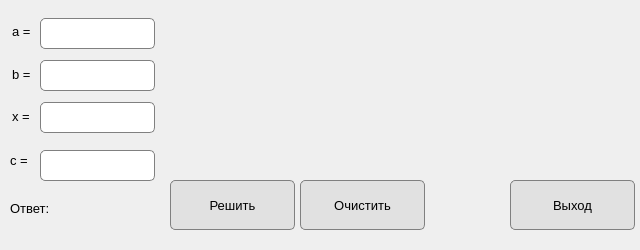
<?xml version="1.0" encoding="UTF-8"?>
<ui version="4.0">
 <class>Dialog</class>
 <widget class="QDialog" name="Dialog">
  <property name="geometry">
   <rect>
    <x>0</x>
    <y>0</y>
    <width>640</width>
    <height>250</height>
   </rect>
  </property>
  <property name="minimumSize">
   <size>
    <width>640</width>
    <height>250</height>
   </size>
  </property>
  <property name="maximumSize">
   <size>
    <width>640</width>
    <height>250</height>
   </size>
  </property>
  <property name="windowTitle">
   <string>Dialog</string>
  </property>
  <widget class="QLabel" name="label_x">
   <property name="geometry">
    <rect>
     <x>12</x>
     <y>106</y>
     <width>21</width>
     <height>20</height>
    </rect>
   </property>
   <property name="font">
    <font>
     <family>Segoe UI</family>
     <pointsize>10</pointsize>
    </font>
   </property>
   <property name="text">
    <string>x =</string>
   </property>
  </widget>
  <widget class="QLineEdit" name="lineEdit_a">
   <property name="geometry">
    <rect>
     <x>40</x>
     <y>18</y>
     <width>115</width>
     <height>31</height>
    </rect>
   </property>
   <property name="font">
    <font>
     <family>Segoe UI</family>
     <pointsize>10</pointsize>
    </font>
   </property>
   <property name="styleSheet">
    <string notr="true">border: 1px solid gray;
                    border-radius: 5px;
                </string>
   </property>
  </widget>
  <widget class="QLabel" name="label_b">
   <property name="geometry">
    <rect>
     <x>12</x>
     <y>64</y>
     <width>21</width>
     <height>20</height>
    </rect>
   </property>
   <property name="font">
    <font>
     <family>Segoe UI</family>
     <pointsize>10</pointsize>
    </font>
   </property>
   <property name="text">
    <string>b =</string>
   </property>
  </widget>
  <widget class="QLineEdit" name="lineEdit_b">
   <property name="geometry">
    <rect>
     <x>40</x>
     <y>60</y>
     <width>115</width>
     <height>31</height>
    </rect>
   </property>
   <property name="font">
    <font>
     <family>Segoe UI</family>
     <pointsize>10</pointsize>
    </font>
   </property>
   <property name="styleSheet">
    <string notr="true">border: 1px solid gray;
                    border-radius: 5px;
                </string>
   </property>
  </widget>
  <widget class="QPushButton" name="btn_solve">
   <property name="geometry">
    <rect>
     <x>170</x>
     <y>180</y>
     <width>125</width>
     <height>50</height>
    </rect>
   </property>
   <property name="font">
    <font>
     <family>Segoe UI</family>
     <pointsize>10</pointsize>
    </font>
   </property>
   <property name="styleSheet">
    <string notr="true">border: 1px solid gray;
                    border-radius: 5px;
                    background: #e1e1e1;
                </string>
   </property>
   <property name="text">
    <string>Решить</string>
   </property>
  </widget>
  <widget class="QPushButton" name="btn_clear">
   <property name="geometry">
    <rect>
     <x>300</x>
     <y>180</y>
     <width>125</width>
     <height>50</height>
    </rect>
   </property>
   <property name="font">
    <font>
     <family>Segoe UI</family>
     <pointsize>10</pointsize>
    </font>
   </property>
   <property name="styleSheet">
    <string notr="true">border: 1px solid gray;
                    border-radius: 5px;
                    background: #e1e1e1;
                </string>
   </property>
   <property name="text">
    <string>Очистить</string>
   </property>
  </widget>
  <widget class="QLabel" name="label_a">
   <property name="geometry">
    <rect>
     <x>12</x>
     <y>21</y>
     <width>21</width>
     <height>20</height>
    </rect>
   </property>
   <property name="font">
    <font>
     <family>Segoe UI</family>
     <pointsize>10</pointsize>
    </font>
   </property>
   <property name="text">
    <string>a =</string>
   </property>
  </widget>
  <widget class="QLineEdit" name="lineEdit_x">
   <property name="geometry">
    <rect>
     <x>40</x>
     <y>102</y>
     <width>115</width>
     <height>31</height>
    </rect>
   </property>
   <property name="font">
    <font>
     <family>Segoe UI</family>
     <pointsize>10</pointsize>
    </font>
   </property>
   <property name="styleSheet">
    <string notr="true">border: 1px solid gray;
                    border-radius: 5px;
                </string>
   </property>
  </widget>
  <widget class="QLabel" name="label_answer">
   <property name="geometry">
    <rect>
     <x>10</x>
     <y>200</y>
     <width>148</width>
     <height>16</height>
    </rect>
   </property>
   <property name="font">
    <font>
     <family>Segoe UI</family>
     <pointsize>10</pointsize>
    </font>
   </property>
   <property name="text">
    <string>Ответ:</string>
   </property>
  </widget>
  <widget class="QLabel" name="label_img">
   <property name="geometry">
    <rect>
     <x>170</x>
     <y>9</y>
     <width>471</width>
     <height>121</height>
    </rect>
   </property>
   <property name="text">
    <string/>
   </property>
  </widget>
  <widget class="QPushButton" name="btn_exit">
   <property name="geometry">
    <rect>
     <x>510</x>
     <y>180</y>
     <width>125</width>
     <height>50</height>
    </rect>
   </property>
   <property name="font">
    <font>
     <family>Segoe UI</family>
     <pointsize>10</pointsize>
    </font>
   </property>
   <property name="styleSheet">
    <string notr="true">border: 1px solid gray;
                    border-radius: 5px;
                    background: #e1e1e1;
                </string>
   </property>
   <property name="text">
    <string>Выход</string>
   </property>
  </widget>
  <widget class="QLabel" name="label_c">
   <property name="geometry">
    <rect>
     <x>10</x>
     <y>150</y>
     <width>21</width>
     <height>20</height>
    </rect>
   </property>
   <property name="font">
    <font>
     <family>Segoe UI</family>
     <pointsize>10</pointsize>
    </font>
   </property>
   <property name="text">
    <string>c =</string>
   </property>
  </widget>
  <widget class="QLineEdit" name="lineEdit_c">
   <property name="enabled">
    <bool>true</bool>
   </property>
   <property name="geometry">
    <rect>
     <x>40</x>
     <y>150</y>
     <width>115</width>
     <height>31</height>
    </rect>
   </property>
   <property name="font">
    <font>
     <family>Segoe UI</family>
     <pointsize>10</pointsize>
    </font>
   </property>
   <property name="styleSheet">
    <string notr="true">border: 1px solid gray;
                    border-radius: 5px;
                </string>
   </property>
  </widget>
 </widget>
 <resources/>
 <connections/>
</ui>
